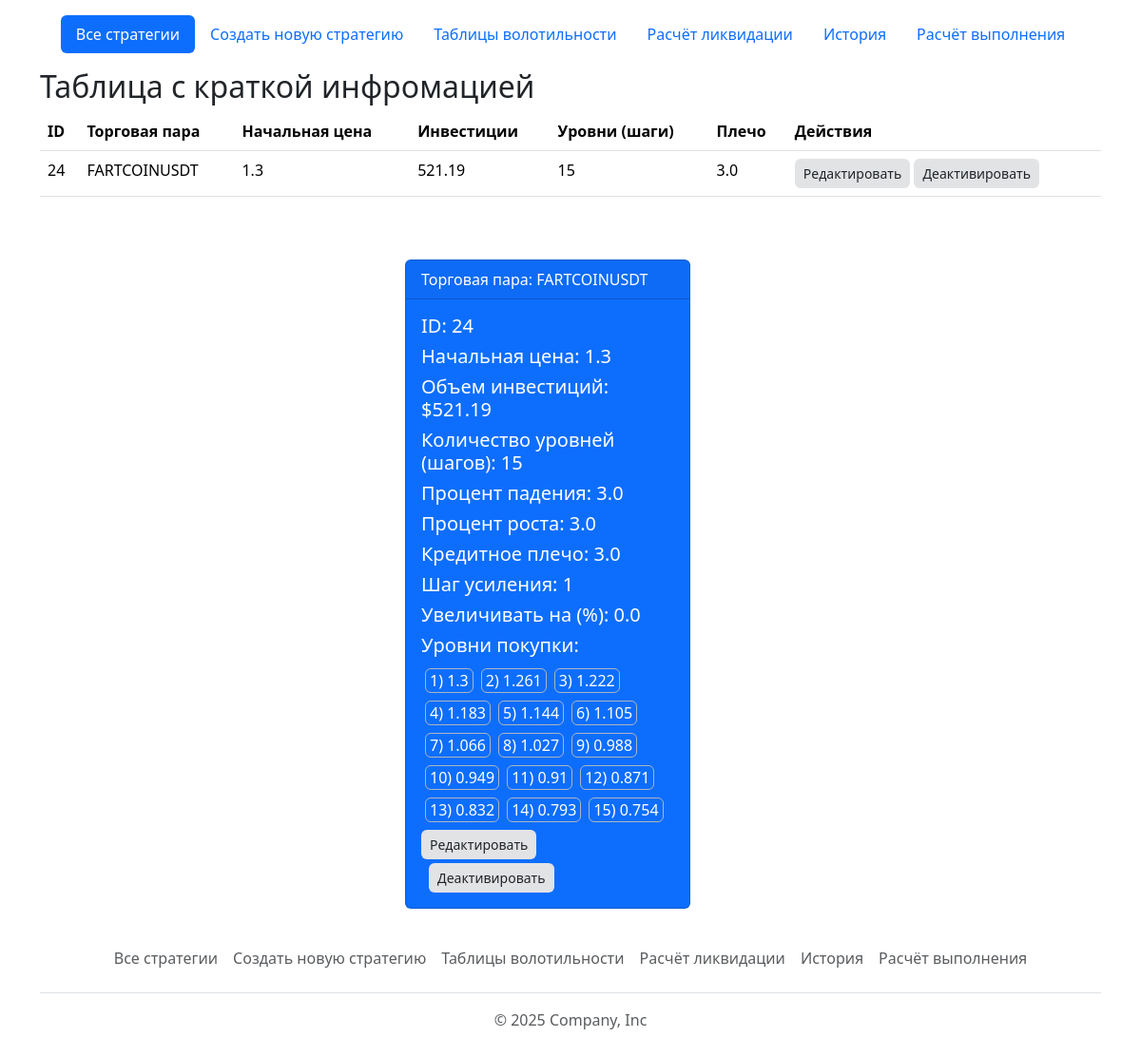
The app's page /all_strategies with its own data.
### tables this page shows
CREATE TABLE strategies (
                id INTEGER PRIMARY KEY AUTOINCREMENT,
                symbol TEXT NOT NULL,
                start_price REAL NOT NULL,
                total_invest REAL NOT NULL,
                steps INTEGER NOT NULL,
                percent_down REAL NOT NULL,
                percent_up REAL NOT NULL,
                leverage REAL NOT NULL,
                after_step_persent_more INTEGER NOT NULL,
                persent_more_by REAL NOT NULL,
                buy_levels TEXT NOT NULL,
                active TEXT NOT NULL,
                count INTEGER DEFAULT 0,
                created_at TIMESTAMP DEFAULT CURRENT_TIMESTAMP,
                updated_at TIMESTAMP DEFAULT CURRENT_TIMESTAMP
            , total_profit REAL DEFAULT 0);

### app.py (the view)
@app.route('/')
@app.route('/all_strategies')
def index():
    try:
        strategies = db_handler.load_active_strategies()
        current_route = request.path
        return render_template("index.html", strategies=strategies, current_route=current_route)
    except Exception as e:
        flash(f"Ошибка при загрузке стратегий: {str(e)}", "error")
        return render_template("index.html", strategies=[], current_route=current_route)

### Classes_for_strategy.py (called while the page is built)
    def _ensure_connection(self):
        try:
            if self.conn is None:
                self._connect()
            self.conn.execute("SELECT 1").fetchone()
        except (sqlite3.ProgrammingError, sqlite3.OperationalError):
            self._connect()

### templates/index.html (shortened to what this page needs)
{% extends 'base.html' %}
{% block body %}
<div class="container" style="overflow: auto">
    <h2>Таблица с краткой инфромацией</h2>
    <table class="table">
        <thead>
        <tr>
            <th>ID</th>
            <th>Торговая пара</th>
            <th>Начальная цена</th>
            <th>Инвестиции</th>
            <th>Уровни (шаги)</th>
            <th>Плечо</th>
            <th>Действия</th>
        </tr>
        </thead>
        <tbody>
        {% for strategy in strategies %}
        <tr>
            <td>{{ strategy.id }}</td>
            <td>{{ strategy.symbol }}</td>
            <td>{{ strategy.start_price }}</td>
            <td>{{ strategy.total_invest|round(2) }}</td>
            <td>{{ strategy.steps }}</td>
            <td>{{ strategy.leverage }}</td>
            <td>
                <a href="/strategy_edit/{{ strategy.id }}" class="btn btn-sm bg-secondary-subtle rounded-2">Редактировать</a>
                <form action="/deactivate_strategy/{{ strategy.id }}" method="POST" style="display: inline;">
                    <button type="submit" class="btn btn-sm bg-secondary-subtle rounded-2"
                            onclick="return confirm('Вы уверены, что хотите деактивировать стратегию?')">
                        Деактивировать
                    </button>
                </form>
            </td>
        </tr>
        {% endfor %}
        </tbody>
    </table>
</div>
<div class="container d-flex flex-row flex-wrap justify-content-center" style="margin-top: 50px">
    {% for strategy in strategies %}
    <div class="card text-bg-primary mb-3 me-5" style="max-width: 300px">
        <div class="card-header">Торговая пара: {{ strategy.symbol }}</div>
        <div class="card-body d-flex flex-column justify-content-between">
            <div>
                <h5 class="card-text">ID: {{ strategy.id }}</h5>
            <h5 class="card-text">Начальная цена: {{ strategy.start_price }}</h5>
            <h5 class="card-text">Объем инвестиций: ${{ strategy.total_invest|round(2) }}</h5>
            <h5 class="card-text">Количество уровней (шагов): {{ strategy.steps }}</h5>
            <h5 class="card-text">Процент падения: {{ strategy.percent_down }}</h5>
            <h5 class="card-text">Процент роста: {{ strategy.percent_up }}</h5>
            <h5 class="card-text">Кредитное плечо: {{ strategy.leverage }}</h5>
            <h5 class="card-text">Шаг усиления: {{ strategy.after_step_persent_more }}</h5>
            <h5 class="card-text">Увеличивать на (%): {{ strategy.persent_more_by }}</h5>
            <h5 class="card-text">Уровни покупки:</h5>
            <div class="d-flex flex-wrap">
                {% for buy_level in strategy.buy_levels %}
                <div class="m-1 card-text border border-1 rounded-2 border-dark-subtle px-1 {% if buy_level['invested'] == True %}bg-info{% endif %}">{{buy_level['level']}}) {{buy_level['target_price']}}</div>
                {% endfor %}
            </div>
            </div>
            <div class="d-flex justify-content-between flex-wrap">
                <a class="d-inline-block px-2 mt-1 btn btn-sm bg-secondary-subtle rounded-2"
                   href="/strategy_edit/{{ strategy.id }}">Редактировать</a>
                <form class="d-inline-block px-2 mt-1" action="/deactivate_strategy/{{ strategy.id }}" method="POST">
                    <button type="submit" class="btn btn-sm bg-secondary-subtle rounded-2"
                            onclick="return confirm('Вы уверены, что хотите деактивировать стратегию?')">
                        Деактивировать
                    </button>
                </form>
            </div>
        </div>
    </div>
    {% endfor %}
</div>
{% endblock %}

### templates/base.html (shortened to what this page needs)
<!doctype html>
<html lang="en">
<head>
    <link rel="stylesheet" href="{{ url_for('static', filename='css/bootstrap.min.css') }}">
    <link rel="stylesheet" href="{{ url_for('static', filename='css/base.css') }}">
</head>
<body>
<div class="container">
    <header class="py-2 my-2">
        <ul class="nav nav-pills justify-content-center">
            <li class="nav-item"><a href="/all_strategies"
                                    class="nav-link {% if current_route == '/all_strategies' %}active{% endif %}">
                Все стратегии</a></li>
            <li class="nav-item"><a href="/create_strategy"
                                    class="nav-link {% if current_route == '/create_strategy' %}active{% endif %}">
                Создать новую стратегию</a></li>
            <li class="nav-item"><a href="/tables"
                                    class="nav-link {% if current_route == '/tables' %}active{% endif %}">
                Таблицы волотильности</a></li>
            <li class="nav-item"><a href="/liquidation_count"
                                    class="nav-link {% if current_route == '/liquidation_count' %}active{% endif %}">
                Расчёт ликвидации</a></li>
            <li class="nav-item"><a href="/stats" class="nav-link {% if current_route == '/stats' %}active{% endif %}">
                История</a></li>
            <li class="nav-item"><a href="/tables_with_steps"
                                    class="nav-link {% if current_route == '/tables_with_steps' %}active{% endif %}">
                Расчёт выполнения</a></li>
        </ul>
    </header>
</div>
{% block body %}{% endblock %}
<div class="container">
    <footer class="py-2 my-2">
        <ul class="nav justify-content-center border-bottom pb-3 mb-3">
            <li class="nav-item"><a href="/all_strategies" class="nav-link px-2 text-body-secondary">Все стратегии</a>
            </li>
            <li class="nav-item"><a href="/create_strategy" class="nav-link px-2 text-body-secondary">Создать новую
                стратегию</a></li>
            <li class="nav-item"><a href="/tables" class="nav-link px-2 text-body-secondary">Таблицы волотильности</a>
            </li>
            <li class="nav-item"><a href="/liquidation_count" class="nav-link px-2 text-body-secondary">Расчёт
                ликвидации</a></li>
            <li class="nav-item"><a href="/stats" class="nav-link px-2 text-body-secondary">История</a></li>
            <li class="nav-item"><a href="/tables_with_steps" class="nav-link px-2 text-body-secondary">Расчёт
                выполнения</a></li>
        </ul>
        <p class="text-center text-body-secondary">© 2025 Company, Inc</p></footer>
</div>
</body>
</html>

### static/css/base.css (style rules this page uses)
html { height: 100%; }
body { margin: 0; min-height: 100%; display: grid; grid-template-rows: auto 1fr auto; }

### records on screen
strategies: id "24", symbol "FARTCOINUSDT", start_price "1.3", total_invest "521.19", steps "15", leverage "3.0", percent_down "3.0", percent_up "3.0", after_step_persent_more "1", persent_more_by "0.0", level "1" "2" "3" "4" "5" "6" "7" "8" "9" "10" "11" "12" "13" "14" "15", target_price "1.3" "1.261" "1.222" "1.183" "1.144" "1.105" "1.066" "1.027" "0.988" "0.949" "0.91" "0.871" "0.832" "0.793" "0.754"
